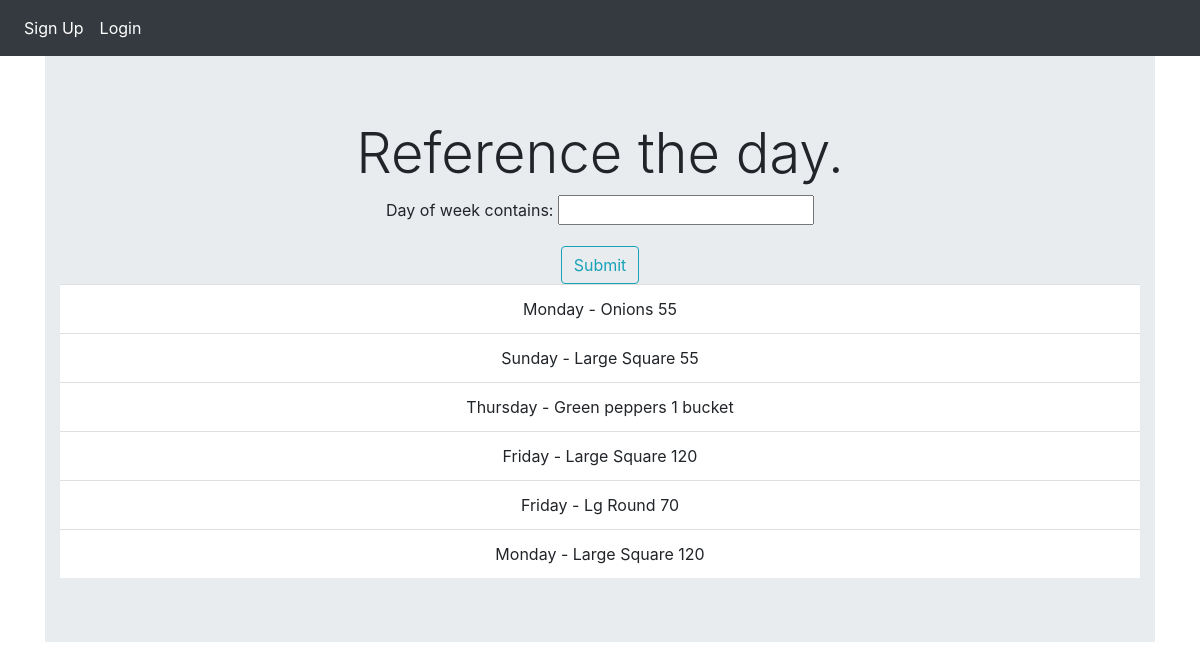
The page /dailyprep/ on the database as committed earlier.
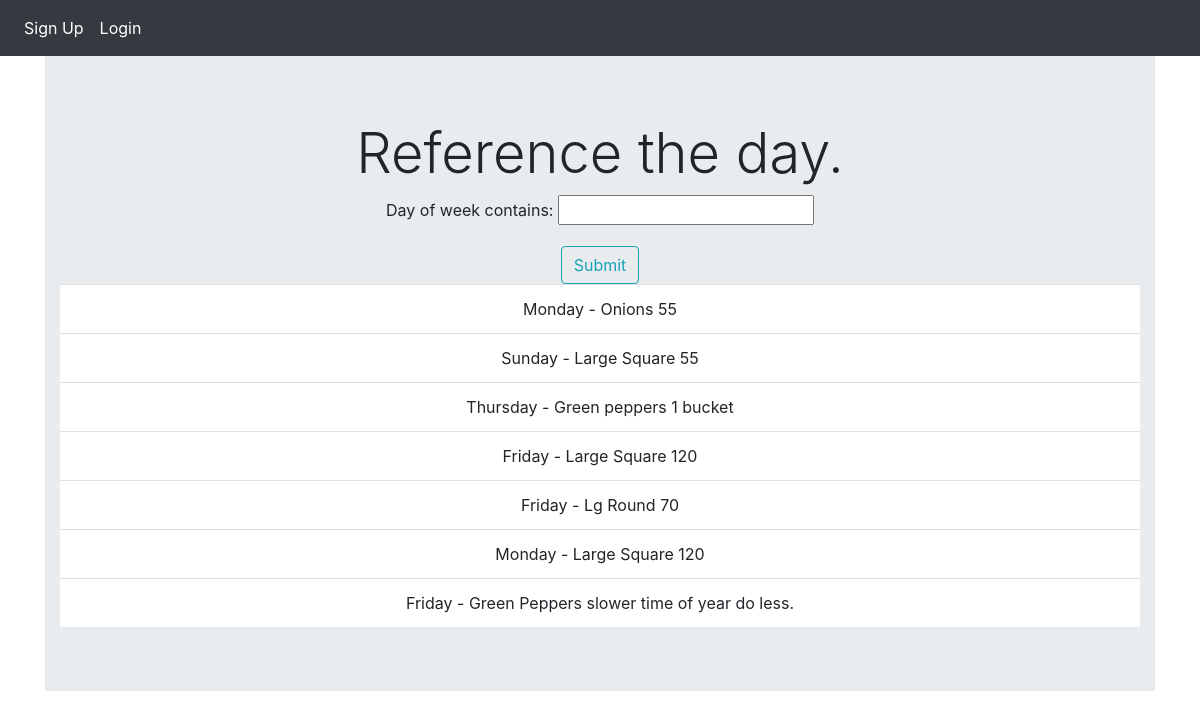
The same page on the database as committed later.
### todo/models.py (models this page shows, shortened)
class PrepWork(models.Model):
    item = models.CharField(blank='False',max_length=200,)
    description = models.TextField(blank='False',help_text="Add instructions to remove any confusion. ", max_length=200)
    day_of_week = models.CharField(blank='False', max_length=20, choices=DAYS, help_text="Please set the day of week. ")

### todo/views.py (the view)
# urls.py: path('dailyprep/', views.dailyprep,name='dailyprep'),
def dailyprep(request):
    f = PrepWorkFilter(request.GET, queryset=PrepWork.objects.filter(day_of_week__icontains="day"))
    return render (request,'todo/dailyprep.html',{'filter':f})

### templates/todo/dailyprep.html (shortened to what this page needs)
{% extends 'items/base.html' %}
{% block content %}
<div class="jumbotron jumbotron-fluid">
  <div class="container">
    <h1 class="display-4">Reference the day.</h1>
    <form action="" method="get">
          {{ filter.form.as_p }}
        <input class='btn btn-outline-info' type="submit" value='Submit' />
    </form>
    <ul class="list-group list-group-flush">
      {% for obj in filter.qs %}
          <li class="list-group-item">{{ obj.day_of_week }} - {{ obj.item|capfirst }} {{obj.description}}</li>
      {% endfor %}
    </ul>
  </div>
</div>
{% endblock %}

Rows that differ between the two databases and show on the page:
added PrepWork: day_of_week "Friday", item "Green Peppers", description "slower time of year do less."
